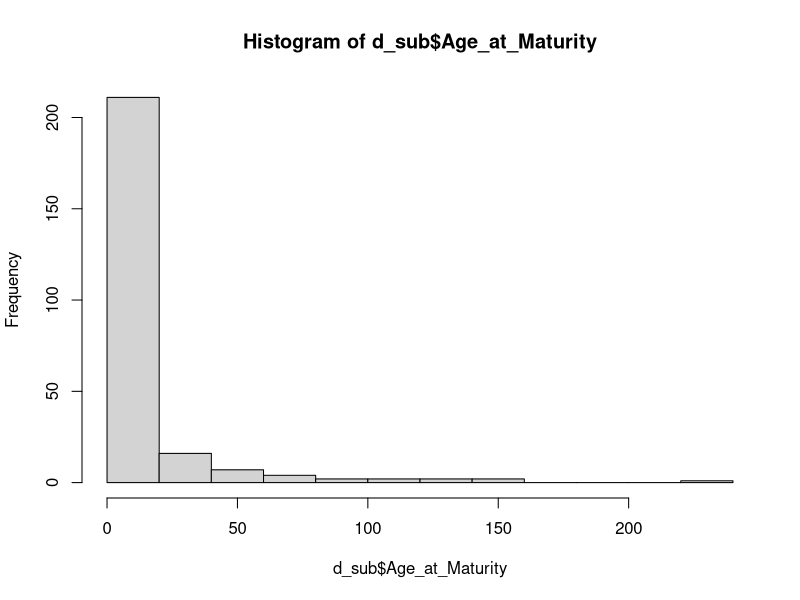
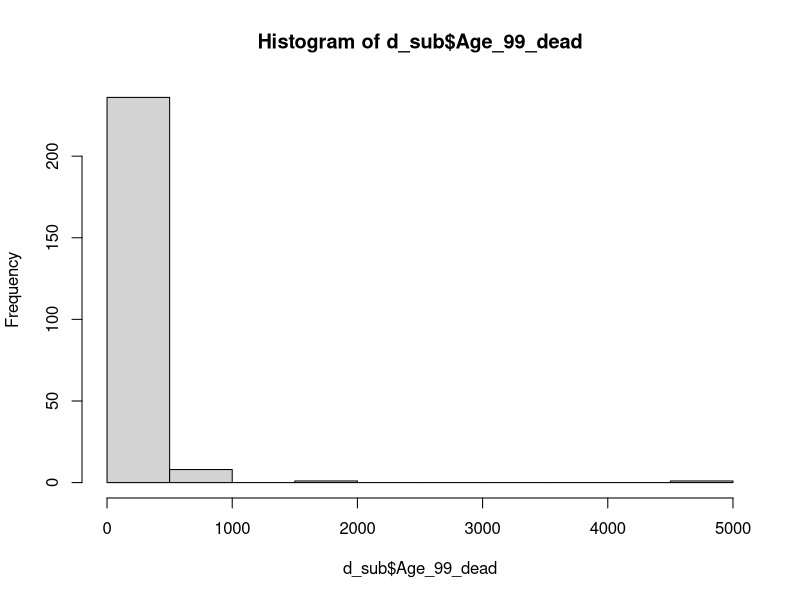

Recreate these plots in R, in order. (Note: this script raises an error after producing the figures.)
### Code to assess sensibleness of computed demographic metrics and join these with trait data
## Ruth Kelly 
## last edits 06/03/2020

### editted to export full dataset i.e. values for each species at 
### each gps location in addition to the a single value per species. 


# Note: Trait data now includes control conditions from experiments, (i.e. nutrient addition and CO2 treatments are excluded throughout). 
# 
# library("dplyr")


### remove old files

rm(list = ls())


data1 <- read.csv("demography_non_seedbank_08_06_2018.csv")
data2 <- read.csv("demography_1yr_seedbank_08_06_2018.csv")
data3 <- read.csv("demography_2yr_seedbank_08_06_2018.csv")
data4 <- read.csv("demography_3yr_seedbank_08_06_2018.csv")



demogs <- rbind(data1,data2, data3, data4)

length(unique(demogs$SpeciesAccepted))
##94

summary(demogs$OrganismType)
# 
# Herbaceous perennial     Palm                Shrub                 Tree               Annual 
#     141                    6                   38                   48                   21 


nrow(demogs)
##254

length(unique(demogs$SpeciesAccepted))
## 94


#### go through demographic metrics one by one for plausibility.. 

names(demogs[54:69])

### Columns of main interest to check are:
# [1] "Mean_repro"               "Net_repro"                "Age_50_dead"             
# [4] "Age_99_dead"              "Age_999_dead"             "survival_index99"        
# [7] "Survival_index999"        "Survival_index_La_RepExp" "Growth"                  
# [10] "Retrogression"            "Repro_life_expectancy"    "Age_at_Maturity"         
# [13] "GiniF_repro"              "Gini_life99"              "Gini_life999"            
# [16] "Gen_time"      

########  

summary(demogs[54:69])

### exclude rows where Age_99_dead or Age_999_dead did not calculate correctly.
### These were mainly species with survival Issues (e.g. where no death was observed in the 
### study)

#demogs$SurvivalIssue[which(is.na(demogs$Age_99_dead))]
# # [1] 1 1 1 1 1 1 1
# 
#unique(demogs$SpeciesAuthor[which(is.na(demogs$Age_99_dead))])
# # [1] Molinia_caerulea Primula_elatior  Clidemia_hirta   Sapium_sebiferum

#### Remove these.
d_sub <- demogs[-which(is.na(demogs$Age_99_dead)),]

nrow(d_sub)
##247

summary(d_sub[54:69])

#### recheck for errors in other columns... 


### Still some issues with Age_at_Maturity, life_span outliers.. 

##Look at Age_at_Maturity

hist(d_sub$Age_at_Maturity)

summary(d_sub$Age_at_Maturity)

quantile(d_sub$Age_at_Maturity, 0.95)
names(d_sub)
sub_late_maturity <- d_sub[which(d_sub$Age_at_Maturity > quantile(d_sub$Age_at_Maturity, 0.95)),]
sub_late_maturity[,c(3,11,48,65)]

### make a cut off off at 200 years
d_sub <- d_sub[-which(d_sub$Age_at_Maturity > 200),]
### this removes  - Eperua falcata

######  life span

hist(d_sub$Age_99_dead)
sub_long_life <- d_sub[which(d_sub$Age_99_dead > quantile(d_sub$Age_99_dead, 0.95)),]
sub_long_life[,c(3,11,48,57,58)]

d_sub[d_sub$SpeciesAccepted == "Lathyrus vernus",]
### remove "Lathyrus vernus" Age_99_dead more than 100.  This is very unrealistic based on the
## species biology and more than twices as long as the next longest calculation in our dataset. Also, survivalIssue 
## = 1



d_sub <- d_sub[-which(d_sub$SpeciesAccepted == "Lathyrus vernus" & d_sub$Age_99_dead > 100),] 

d_sub[d_sub$SpeciesAccepted == "Trillium grandiflorum",] 

### remove this "Trillium grandiflorum" Age_99_dead ==  391.  This is very unrealistic based on the
## species biology (max age in literature = 70, Knight 2006) and 3 times as long as the next longest calculation in our dataset. Also, survivalIssue 
## = 1

### others although very long seem plausible - recheck later. 

d_sub <- d_sub[-which(d_sub$SpeciesAccepted == "Trillium grandiflorum" & d_sub$Age_99_dead == 391),] 

summary(d_sub[,48:69])

#####

## for which species is Gini_life99 = NA

check_gini <- d_sub[which(is.na(d_sub$Gini_life99)),] 
check_gini$OrganismType

## remove species where Gini_life999 = NA

d_sub <- d_sub[-which(is.na(d_sub$Gini_life999)),] 

#### check annual species to make sure estimates are sensible

check_ann <- d_sub[which(d_sub$OrganismType == "Annual"),]
check_ann
##################################################################

#### remove tree species which have life spans calculated <10 but which are known 
## to be long lived

d_sub_tree <- d_sub[d_sub$OrganismType == "Tree",]
tree_wrong_age <- levels(droplevels(d_sub_tree$SpeciesAuthor[which(d_sub_tree$Age_999_dead < 10)]))
tree_wrong_age

TW <- which(d_sub$SpeciesAuthor %in% tree_wrong_age)
TW

####

d_sub <- d_sub[-TW,]


####
dim(d_sub)

##[1] 236  76
length(unique(demogs$SpeciesAccepted))
# 94
length(unique(d_sub$SpeciesAccepted))
##[1] 90


####### We've lost 4 species through this process.

######################################################################

### Name matching... 

species_mat <- read.csv("compadre_synonyms_iplant_web_checked27_3_2017.csv")

length(levels(species_mat$Name_submitted))
# 572
length(levels(species_mat$Name_matched))
#569

spe_comp <- unique(d_sub$SpeciesAccepted)
length(spe_comp)
x1 <- intersect(spe_comp, unique(species_mat$Name_matched))

length(x1)
#90

#### All match : )

d_sub$Name_matched <- as.character(d_sub$SpeciesAccepted)

################ 

d_sub$Name_matched <- factor(d_sub$Name_matched)


### some edits to GPS locations are needed based on rechecking of 
# original papers.  

names(d_sub)

# for "Actaea_spicata" location fixed by locating forest site described in paper
d_sub$Lat[d_sub$Name_matched == "Actaea spicata"] <- 58.90
d_sub$Lon[d_sub$Name_matched == "Actaea spicata"] <- 17.92

# Cirsium_palustre location fixed by relocating meadow site described in paper

d_sub$Lat[d_sub$Name_matched =="Cirsium palustre"] <- 58.95
d_sub$Lon[d_sub$Name_matched =="Cirsium palustre"] <- 17.60

# "Scorzonera hispanica" location fixed - lat and long inputted in incorrect order

d_sub$Lat[d_sub$Name_matched == "Scorzonera hispanica"] <- 50.52
d_sub$Lon[d_sub$Name_matched =="Scorzonera_hispanica"] <- 14.19

# 
names(d_sub)

### in order to merge these we need to fix the absence of Study duration info 
## for  Epipactis_atrorubens, according to the original paper this should be 8
d_sub$StudyDuration[which(is.na(d_sub$StudyDuration))] <- 8

d_sub$gps_loc <- paste(d_sub$Lat, d_sub$Lon)


#### use function summarise 'dplyr' to get mean values of demographic traits 
### per gps location

d_sub$Ecoregion <- as.character(d_sub$Ecoregion)

all_metric_means <- as.data.frame(summarise(group_by(d_sub, Name_matched, 
                          OrganismType, Class, Ecoregion, Lat, Lon, gps_loc, habitatAuthor),
                          Age_at_Maturity = mean(Age_at_Maturity, na.rm = T),
                          Mean_repro = mean(Mean_repro, na.rm = T),
                          Net_repro = mean(Net_repro, na.rm = T),
                          Age_50_dead = mean(Age_50_dead, na.rm = T),
                          Age_99_dead = mean(Age_99_dead, na.rm = T),
                          Age_999_dead = mean(Age_999_dead, na.rm = T),
                          survival_index99 = mean(survival_index99, na.rm = T),
                          survival_index999 = mean(Survival_index999, na.rm = T),
                          survival_index_LaPlusRepExp = mean(Survival_index_La_RepExp, na.rm = T),
                          prog_growth = mean(Growth, na.rm = T),
                          retro_growth = mean(Retrogression, na.rm = T),
                          Repro_life_expectancy = mean(Repro_life_expectancy, na.rm = T),
                          GiniF_999 = mean(Gini_life999, na.rm = T),
                          GiniF_99 = mean(Gini_life99, na.rm = T),
                          Gen_time = mean(Gen_time, na.rm = T),
                          NSeedStages = mean(NSeedStages, na.rm = T),
                          Studylength=  max(StudyDuration, na.rm = T),
                          MatrixDim= max(MatrixDimension, na.rm = T)))

summary(all_metric_means)
dim(all_metric_means)


write.csv(all_metric_means, "metric_means_for_all_species_locations_by_habitats_08_06_2018.csv")

length(unique(all_metric_means$Name_matched))
#90


#### Select species with multiple populations so the populations in the 
### same habitat and within 5km can be merged. 
##### merge population metrics for populations within 5km 


sum1 <- summary(all_metric_means$Name_matched)
sum2 <- sum1[sum1 >1]

sum2
#  Abies concolor        Actaea spicata    Alliaria petiolata 
# 3                     2                    11 
# Bertholletia excelsa        Carduus nutans      Castanea dentata 
# 2                     3                     6 
# Cytisus scoparius       Lathyrus vernus       Orchis purpurea 
# 4                     3                     2 
# Paeonia officinalis           Pinus nigra      Primula farinosa 
# 2                     2                     3 
# Primula vulgaris        Silene acaulis Trillium grandiflorum 
# 4                     4                    11 
### subset d_sub to find these. . 

names(sum2)

multi_pop <- droplevels(all_metric_means[all_metric_means$Name_matched %in% names(sum2),])

multi_pop$Name_hab <- factor(paste(multi_pop$Name_matched, multi_pop$habitatAuthor))

sum3 <- summary(multi_pop$Name_hab)
sum4 <- sum3[sum3>1]
sum4

multi_pop <- droplevels(multi_pop[multi_pop$Name_hab %in% names(sum4),])


### split into species 
spl1 <- split(multi_pop, multi_pop$Name_hab)

names(spl1)


### calcuate distances between populations for each species 
# 
# library(geosphere)

### check lat and long columns make sense. 
summary(multi_pop$Lat)
summary(multi_pop$Lon)


#### ---- Calculate geodesic distances (based on ellipsoid distance) ----

### there are ways to calculate all pairwise distances,
### but if we are using loops (or similar) to pick data rows 
### to calculate the fitness difference then I think this will 
### work as a way to calculate the 'geodesic' distance
### from the lat long data which could be included in the same 
### loop set up..  i.e. replace the 1 and 2 values with 'i' 
### or 'j' etc.. 

## distGeo - is calculating a 'geodesic' distance based 
## by default on a standard WGS1984 ellipsoid.  
## Resulting measurement is in metres and but I have converted to km
## by dividing by 1000. 

#### NOTE COORDINATES MUST BE NUMERIC< THERE IS NO WARNING 
#### IF YOU ACCIDENTALLY INPUT THEM AS FACTORS

distx <- c()
maxdists <- c()
mindists <- c()
full_dists_comb <- list()
length(spl1)

for(j in 1:length(spl1)) {

  distx <- c()
  combins <- c()
  combins <- t(combn(1:nrow(spl1[[j]]),2)) 

  for(i in 1:nrow(combins)){
 
 
  x1 <- combins[i,1]
  x2 <- combins[i,2]
  
  distx[i] <- distGeo(p1=c(spl1[[j]]$Lon[x1],spl1[[j]]$Lat[x1]),
                      p2 = c(spl1[[j]]$Lon[x2],spl1[[j]]$Lat[x2]))/1000
  }
 
  
maxdists[j] <- max(distx)
mindists[j] <- min(distx)

res1 <- cbind(combins,distx) 
colnames(res1) <- c("pop1", "pop2", "distance")
full_dists_comb[[j]] <- res1

print(j)
}

### find species where there are populations within 5km
which(mindists<5)
#[1]  6 10

### do any species have all their populations within 5km? 
which(maxdists<5) # integer(0)

### look at these in turn


## [1] "Trillium grandiflorum forest"

which(full_dists_comb[[10]][,3]<5 )

full_dists_comb[[10]]
## [1] 20 46

# 3    4  4.469915
# 7    8  2.489181

### average populations 7 and 8 and remove the others - these are closest
### together

### check all Trillium grandiflorum are in fact forest 

length(which(multi_pop$Name_matched == "Trillium grandiflorum"))

remove1 <- which(multi_pop$Name_hab == "Trillium grandiflorum forest")
length(remove1)

remove2 <- remove1[c(1:6,9:11)]

multi_pop <- multi_pop[-remove2,] 


#### average the coordinates 
mean_lat <- mean(multi_pop$Lat[which(multi_pop$Name_hab == "Trillium grandiflorum forest")])
mean_long <- mean(multi_pop$Lon[which(multi_pop$Name_hab == "Trillium grandiflorum forest")])

#### stick this centroid in for the location for all populations of Silene
multi_pop$Lat[which(multi_pop$Name_hab == "Trillium grandiflorum forest")] <- mean_lat
multi_pop$Lon[which(multi_pop$Name_hab == "Trillium grandiflorum forest")] <- mean_long
multi_pop$gps_loc[which(multi_pop$Name_hab == "Trillium grandiflorum forest")] <- paste(mean_lat, mean_long)

multi_pop[which(multi_pop$Name_hab == "Trillium grandiflorum forest"),] 

###### 

which(mindists<5)

names(spl1)[6] ##  "Cytisus scoparius urban grasslands and prairie"

full_dists_comb[[6]]

### only two populations are within 5km average these and drop the other populations
### pops 3 and 4


### check all Cytisus scoparius are urban grasslands and prairie

length(which(multi_pop$Name_matched == "Cytisus scoparius"))

remove1 <- which(multi_pop$Name_hab == "Cytisus scoparius urban grasslands and prairie")
length(remove1)

remove2 <- remove1[c(1:2)]
remove2
multi_pop <- multi_pop[-remove2,] 


#### average the coordinates 
mean_lat <- mean(multi_pop$Lat[which(multi_pop$Name_hab == "Cytisus scoparius urban grasslands and prairie")])
mean_long <- mean(multi_pop$Lon[which(multi_pop$Name_hab == "Cytisus scoparius urban grasslands and prairie")])

#### stick this centroid in for the location for all populations of Silene
multi_pop$Lat[which(multi_pop$Name_hab == "Cytisus scoparius urban grasslands and prairie")] <- mean_lat
multi_pop$Lon[which(multi_pop$Name_hab == "Cytisus scoparius urban grasslands and prairie")] <- mean_long
multi_pop$gps_loc[which(multi_pop$Name_hab == "Cytisus scoparius urban grasslands and prairie")] <- paste(mean_lat, mean_long)

multi_pop[which(multi_pop$Name_hab == "Cytisus scoparius urban grasslands and prairie"),] 

####### use summarise again to recalculate averages for this group 


multipop_metric_means <- as.data.frame(summarise(group_by(multi_pop, Name_matched, 
                                                     OrganismType, Class, Ecoregion, Lat, Lon, gps_loc, habitatAuthor),
                                            Age_at_Maturity = mean(Age_at_Maturity, na.rm = T),
                                            Mean_repro = mean(Mean_repro, na.rm = T),
                                            Net_repro = mean(Net_repro, na.rm = T),
                                            Age_50_dead = mean(Age_50_dead, na.rm = T),
                                            Age_99_dead = mean(Age_99_dead, na.rm = T),
                                            Age_999_dead = mean(Age_999_dead, na.rm = T),
                                            survival_index99 = mean(survival_index99, na.rm = T),
                                            survival_index999 = mean(survival_index999, na.rm = T),
                                            survival_index_LaPlusRepExp = mean(survival_index_LaPlusRepExp, na.rm = T),
                                            prog_growth = mean(prog_growth, na.rm = T),
                                            retro_growth = mean(retro_growth, na.rm = T),
                                            Repro_life_expectancy = mean(Repro_life_expectancy, na.rm = T),
                                            GiniF_999 = mean(GiniF_999, na.rm = T),
                                            GiniF_99 = mean(GiniF_99, na.rm = T),
                                            Gen_time = mean(Gen_time, na.rm = T),
                                            NSeedStages = mean(NSeedStages, na.rm = T),
                                            Studylength=  max(Studylength, na.rm = T),
                                            MatrixDim= max(MatrixDim, na.rm = T)))

summary(multipop_metric_means)

#### merge back to all metric means

### remove species in multipop_metric_means from all_metric_means

set_keep <- setdiff(all_metric_means$Name_matched, multipop_metric_means$Name_matched)

all_metric_means <- all_metric_means[all_metric_means$Name_matched %in% set_keep,]


### join to multipop_metric_means

all_metric_means <- rbind(all_metric_means, multipop_metric_means)


### randomly select one row per species for further analyses

all_metric_means$UID <- seq(1:nrow(all_metric_means))
dim(all_metric_means)
spl1 <- split(all_metric_means,all_metric_means$Name_matched)
names(all_metric_means)
unique(all_metric_means$Name_matched)
##90

sample1 <- c()

for(i in 1:length(spl1)) {

sample1[i] <-spl1[[i]][sample(nrow(spl1[[i]]), 1), 27]

}


sample1

#### 

metric_means <- droplevels(all_metric_means[all_metric_means$UID %in% sample1,])

#### 
length(unique(metric_means$Name_matched))
## 90

######
summary(metric_means)

summary(as.factor(metric_means$Ecoregion))
# BOR      DES      FGS      MED      TBM TBM; BOR      TCF      TGS      TGV      TMB 
# 4        5        3        5       42        1        4        6        2       16 
# TUN 
# 2 

summary(metric_means$OrganismType)

# Herbaceous perennial   Palm                Shrub                 Tree 
# 47                    3                   13                   22 
# Annual 
# 5 

write.csv(metric_means,"demo_means_selected_08_06_2018.csv")

###########

